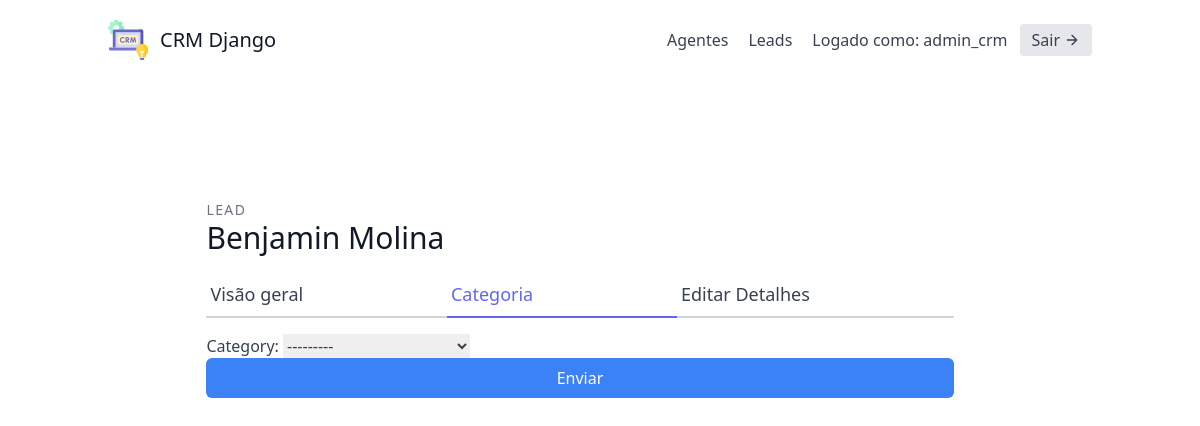
Screenshot of /leads/3/category/ (signed in) with the database file from the repository.
### leads/models.py (models this page shows, shortened)
class User(AbstractUser):
    is_organisor = models.BooleanField(default=True)
    is_agent = models.BooleanField(default=False)

class Lead(models.Model):
    first_name = models.CharField(max_length=20)
    last_name = models.CharField(max_length=20)
    age = models.IntegerField(default=0)
    organisation = models.ForeignKey(UserProfile, on_delete=models.CASCADE)
    agent = models.ForeignKey("Agent", null=True, blank=True, on_delete=models.SET_NULL)
    category = models.ForeignKey("Category", related_name="leads", null=True, blank=True, on_delete=models.SET_NULL)
    description = models.TextField()
    date_added = models.DateTimeField(auto_now_add=True)
    phone_number = models.CharField(max_length=20)
    email = models.EmailField()
    profile_picture = models.ImageField(null=True, blank=True, upload_to="profile_pictures/")
    converted_date = models.DateTimeField(null=True, blank=True)
    objects = LeadManager()

### leads/views.py (the view, shortened to what this page needs)
# urls.py: path('<int:pk>/category/', LeadCategoryUpdateView.as_view(),
class LeadCategoryUpdateView(LoginRequiredMixin, generic.UpdateView):
    template_name = "leads/lead_category_update.html"
    form_class = LeadCategoryUpdateForm
    def get_queryset(self):
        user = self.request.user
        if user.is_organisor:
            queryset = Lead.objects.filter(organisation=user.userprofile)
        else:
            queryset = Lead.objects.filter(organisation=user.agent.organisation)
            queryset = queryset.filter(agent__user=user)
        return queryset

### leads/forms.py
class LeadCategoryUpdateForm(forms.ModelForm):
    class Meta:
        model = Lead
        fields = (
            'category',
        )

### leads/models.py (called while the page is built)
    def get_queryset(self):
        return super().get_queryset()

    def __str__(self):
        return self.name

### leads/templates/leads/lead_category_update.html (shortened to what this page needs)
{% extends "base.html" %}
{% load tailwind_filters %}
{% block content %}
<section class="text-gray-700 body-font overflow-hidden">
    <div class="container px-5 py-24 mx-auto">
      <div class="lg:w-4/5 mx-auto flex flex-wrap">
        <div class="w-full lg:pr-10 lg:py-6 mb-6 lg:mb-0">
            <h2 class="text-sm title-font text-gray-500 tracking-widest">LEAD</h2>
            <h1 class="text-gray-900 text-3xl title-font font-medium mb-4">{{ lead.first_name }} {{ lead.last_name }}</h1>
            <div class="flex mb-4">
                <a href="{% url 'leads:lead-detail' lead.pk %}" class="flex-grow border-b-2 border-gray-300 py-2 text-lg px-1">
                    Visão geral
                </a>
                <a href="{% url 'leads:lead-category-update' lead.pk %}" class="flex-grow text-indigo-500 border-b-2 border-indigo-500 py-2 text-lg px-1">
                    Categoria
                </a>
                <a href="{% url 'leads:lead-update' lead.pk %}" class="flex-grow border-b-2 border-gray-300 py-2 text-lg px-1">
                    Editar Detalhes
                </a>
            </div>
            <form form method="post">
                {{ form|crispy }}
                <button type="submit" class="w-full text-white bg-blue-500 hover:bg-blue-600 px-3 py-2 rounded-md">Enviar</button>
            </form>
        </div>
      </div>
    </div>
  </section>
{% endblock content %}

### templates/navbar.html (shortened to what this page needs)
<header class="text-gray-700 body-font">
    <div class="container mx-auto flex flex-wrap p-5 flex-col md:flex-row items-center">
      <a href="" class="flex title-font font-medium items-center text-gray-900 mb-4 md:mb-0">
        <span class="ml-3 text-xl">CRM Django</span>
      </a>
      <nav class="md:ml-auto flex flex-wrap items-center text-base justify-center">
        {% if not request.user.is_authenticated %}
          <a href="{% url 'signup' %}" class="mr-5 hover:text-gray-900">Criar uma conta</a>
        {% else %}
          {% if request.user.is_organisor %}
          <a href="{% url 'agents:agent-list' %}" class="mr-5 hover:text-gray-900">Agentes</a>
          {% endif %}
          <a href="{% url 'leads:lead-list' %}" class="mr-5 hover:text-gray-900">Leads</a>
        {% endif %}
      </nav>
      {% if request.user.is_authenticated %}
        Logado como: {{ request.user.username }}
        <a href="{% url 'logout' %}" class="ml-3 inline-flex items-center bg-gray-200 border-0 py-1 px-3 focus:outline-none hover:bg-gray-300 rounded text-base mt-4 md:mt-0">
          Sair
            <svg fill="none" stroke="currentColor" stroke-linecap="round" stroke-linejoin="round" stroke-width="2" class="w-4 h-4 ml-1" viewBox="0 0 24 24">
                <path d="M5 12h14M12 5l7 7-7 7"></path>
            </svg>
        </a>
      {% endif %}
    </div>
</header>

### theme/static/css/styles.css (style rules this page uses)
*,::after,::before { box-sizing:border-box }
:root { -moz-tab-size:4;-o-tab-size:4;tab-size:4 }
html { line-height:1.15;-webkit-text-size-adjust:100% }
body { margin:0 }
body { font-family:system-ui,-apple-system,'Segoe UI',Roboto,Helvetica,Arial,sans-serif,'Apple Color Emoji','Segoe UI Emoji' }
button,input,optgroup,select,textarea { font-family:inherit;font-size:100%;line-height:1.15;margin:0 }
button,select { text-transform:none }
[type=button],[type=reset],[type=submit],button { -webkit-appearance:button }
blockquote,dd,dl,figure,h1,h2,h3,h4,h5,h6,hr,p,pre { margin:0 }
button { background-color:transparent;background-image:none }
html { font-family:ui-sans-serif,system-ui,-apple-system,BlinkMacSystemFont,"Segoe UI",Roboto,"Helvetica Neue",Arial,"Noto Sans",sans-serif,"Apple Color Emoji","Segoe UI Emoji","Segoe UI Symbol","Noto Color Emoji";line-height:1.5 }
body { font-family:inherit;line-height:inherit }
*,::after,::before { box-sizing:border-box;border-width:0;border-style:solid;border-color:#e5e7eb }
button { cursor:pointer }
h1,h2,h3,h4,h5,h6 { font-size:inherit;font-weight:inherit }
a { color:inherit;text-decoration:inherit }
button,input,optgroup,select,textarea { padding:0;line-height:inherit;color:inherit }
audio,canvas,embed,iframe,img,object,svg,video { display:block;vertical-align:middle }
.container { width:100% }
@media (min-width:640px) { .container { max-width:640px } }
@media (min-width:768px) { .container { max-width:768px } }
@media (min-width:1024px) { .container { max-width:1024px } }
.bg-gray-200 { --tw-bg-opacity:1;background-color:rgba(229,231,235,var(--tw-bg-opacity)) }
.bg-blue-500 { --tw-bg-opacity:1;background-color:rgba(59,130,246,var(--tw-bg-opacity)) }
.border-gray-300 { --tw-border-opacity:1;border-color:rgba(209,213,219,var(--tw-border-opacity)) }
.border-indigo-500 { --tw-border-opacity:1;border-color:rgba(99,102,241,var(--tw-border-opacity)) }
.rounded { border-radius:.25rem }
.rounded-md { border-radius:.375rem }
.border-0 { border-width:0 }
.border-b-2 { border-bottom-width:2px }
.flex { display:flex }
.inline-flex { display:inline-flex }
.flex-col { flex-direction:column }
.flex-wrap { flex-wrap:wrap }
.items-center { align-items:center }
.justify-center { justify-content:center }
.flex-grow { flex-grow:1 }
.font-medium { font-weight:500 }
.h-4 { height:1rem }
.h-10 { height:2.5rem }
.text-sm { font-size:.875rem;line-height:1.25rem }
.text-base { font-size:1rem;line-height:1.5rem }
.text-lg { font-size:1.125rem;line-height:1.75rem }
.text-xl { font-size:1.25rem;line-height:1.75rem }
.text-3xl { font-size:1.875rem;line-height:2.25rem }
.mx-auto { margin-left:auto;margin-right:auto }
.ml-1 { margin-left:.25rem }
.ml-3 { margin-left:.75rem }
.mt-4 { margin-top:1rem }
.mb-4 { margin-bottom:1rem }
.mr-5 { margin-right:1.25rem }
.mb-6 { margin-bottom:1.5rem }
.overflow-hidden { overflow:hidden }
.p-5 { padding:1.25rem }
.py-1 { padding-top:.25rem;padding-bottom:.25rem }
.px-1 { padding-left:.25rem;padding-right:.25rem }
.py-2 { padding-top:.5rem;padding-bottom:.5rem }
.px-3 { padding-left:.75rem;padding-right:.75rem }
.px-5 { padding-left:1.25rem;padding-right:1.25rem }
.py-24 { padding-top:6rem;padding-bottom:6rem }
* { --tw-shadow:0 0 #0000 }
* { --tw-ring-inset:var(--tw-empty, );--tw-ring-offset-width:0px;--tw-ring-offset-color:#fff;--tw-ring-color:rgba(59, 130, 246, 0.5);--tw-ring-offset-shadow:0 0 #0000;--tw-ring-shadow:0 0 #0000 }
.text-white { --tw-text-opacity:1;color:rgba(255,255,255,var(--tw-text-opacity)) }
.text-gray-500 { --tw-text-opacity:1;color:rgba(107,114,128,var(--tw-text-opacity)) }
.text-gray-700 { --tw-text-opacity:1;color:rgba(55,65,81,var(--tw-text-opacity)) }
.text-gray-900 { --tw-text-opacity:1;color:rgba(17,24,39,var(--tw-text-opacity)) }
.text-indigo-500 { --tw-text-opacity:1;color:rgba(99,102,241,var(--tw-text-opacity)) }
.tracking-widest { letter-spacing:.1em }
.w-4 { width:1rem }
.w-10 { width:2.5rem }
.w-full { width:100% }
@media (min-width:768px) { .md\:flex-row { flex-direction:row } }
@media (min-width:768px) { .md\:mt-0 { margin-top:0 } }
@media (min-width:768px) { .md\:mb-0 { margin-bottom:0 } }
@media (min-width:768px) { .md\:ml-auto { margin-left:auto } }
@media (min-width:1024px) { .lg\:mb-0 { margin-bottom:0 } }
@media (min-width:1024px) { .lg\:py-6 { padding-top:1.5rem;padding-bottom:1.5rem } }
@media (min-width:1024px) { .lg\:pr-10 { padding-right:2.5rem } }
@media (min-width:1024px) { .lg\:w-4\/5 { width:80% } }

### rows the page displays
User: user.username "admin_crm"
Lead: first_name "Benjamin", last_name "Molina", category "---------"
